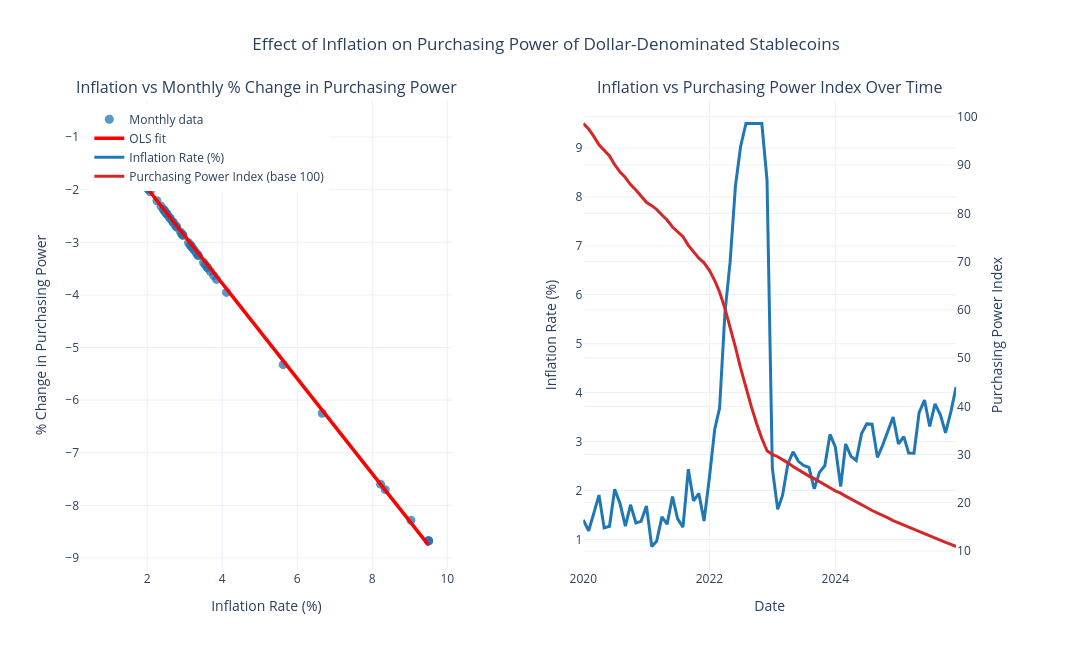

Here is the notebook cell this chart was saved with:
### Markdown cell above
# Effect of Inflation on dollar-denominated Stablecoins

### Code cell
import pandas as pd
import numpy as np
import statsmodels.api as sm
import plotly.graph_objects as go
from plotly.subplots import make_subplots
from statsmodels.stats.diagnostic import het_breuschpagan

# ========================================================
# Python script to analyze the effect of inflation on the
# PURCHASING POWER of dollar-denominated stablecoins
# (USDT, USDC, USDP, etc.)
# using statsmodels (OLS regression + diagnostics)
# VISUALIZATIONS: fully interactive with Plotly
# ========================================================

# ==================== DATA PREPARATION ====================
# Synthetic monthly data (2020–2025) mimicking real US inflation path.
# Dollar-pegged stablecoins maintain $1 nominal value → their real purchasing
# power erodes exactly like holding physical USD cash (no yield assumed here).

np.random.seed(42)

dates = pd.date_range(start='2020-01-01', periods=72, freq='MS')

# Inflation series (monthly % rate, with 2021-2022 spike)
inflation_base = np.linspace(1.2, 3.5, 72)
inflation = inflation_base + np.random.normal(0, 0.4, 72)
inflation[24:36] += [0.5, 1.2, 2.1, 3.4, 4.8, 6.2, 7.1, 8.5, 9.1, 8.7, 7.9, 6.5]
inflation = np.clip(inflation, 0.5, 9.5)

# Compute Price Level Index (CPI-style, base 100)
price_level = 100 * np.cumprod(1 + inflation / 100)

# Purchasing Power Index (base 100 in Jan 2020)
# Formula: PP_t = 100 * (initial_price_level / current_price_level)
purchasing_power = 100 * (100 / price_level)

# Monthly % change in purchasing power (≈ -inflation for small rates)
pp_pct_change = np.concatenate(([np.nan], np.diff(purchasing_power) / purchasing_power[:-1] * 100))

df = pd.DataFrame({
    'date': dates,
    'inflation_rate': inflation,
    'purchasing_power_index': purchasing_power,
    'pp_pct_change': pp_pct_change
})
df.set_index('date', inplace=True)

print("=== Sample Data (first 8 months) ===")
print(df.head(8)[['inflation_rate', 'purchasing_power_index', 'pp_pct_change']])

# ==================== EXPLORATORY ANALYSIS ====================
corr = df['inflation_rate'].corr(df['pp_pct_change'])
print(f"\nPearson correlation (inflation ↔ monthly % change in PP): {corr:.4f}")

# ==================== OLS REGRESSION WITH STATSMODELS ====================
# We regress the monthly % change in purchasing power on the inflation rate.
# Expect coefficient ≈ -1 (each 1% inflation reduces PP by ~1%).

df_reg = df.dropna(subset=['pp_pct_change'])          # drop first NaN
X = sm.add_constant(df_reg['inflation_rate'])
y = df_reg['pp_pct_change']

model = sm.OLS(y, X).fit()

print("\n=== OLS Regression Results (statsmodels) ===")
print(model.summary())

# Key interpretation:
# - coef of inflation_rate ≈ -1.00 → direct 1:1 erosion of purchasing power
# - P>|t| < 0.001 → highly significant effect
# - R-squared is high because the relationship is mathematically driven by inflation

# ==================== DIAGNOSTICS ====================
bp_test = het_breuschpagan(model.resid, model.model.exog)
print(f"\nBreusch-Pagan test p-value: {bp_test[1]:.4f}")
if bp_test[1] < 0.05:
    print("→ Heteroskedasticity detected (common with high-inflation periods)")

# ==================== INTERACTIVE VISUALIZATION WITH PLOTLY ====================
fig = make_subplots(
    rows=1, cols=2,
    subplot_titles=(
        'Inflation vs Monthly % Change in Purchasing Power',
        'Inflation vs Purchasing Power Index Over Time'
    ),
    specs=[[{"secondary_y": False}, {"secondary_y": True}]],
    horizontal_spacing=0.14
)

# === Left chart: Scatter + OLS regression line ===
fig.add_trace(
    go.Scatter(
        x=df_reg['inflation_rate'],
        y=df_reg['pp_pct_change'],
        mode='markers',
        name='Monthly data',
        marker=dict(size=9, color='#1f77b4', opacity=0.75)
    ),
    row=1, col=1
)

fig.add_trace(
    go.Scatter(
        x=df_reg['inflation_rate'],
        y=model.predict(X),
        mode='lines',
        name='OLS fit',
        line=dict(color='red', width=3.5)
    ),
    row=1, col=1
)

# === Right chart: Time series with secondary y-axis ===
fig.add_trace(
    go.Scatter(
        x=df.index,
        y=df['inflation_rate'],
        mode='lines',
        name='Inflation Rate (%)',
        line=dict(color='#1f77b4', width=3)
    ),
    row=1, col=2
)

fig.add_trace(
    go.Scatter(
        x=df.index,
        y=df['purchasing_power_index'],
        mode='lines',
        name='Purchasing Power Index (base 100)',
        line=dict(color='#d62728', width=3)
    ),
    row=1, col=2,
    secondary_y=True
)

# Axis labels
fig.update_xaxes(title_text='Inflation Rate (%)', row=1, col=1)
fig.update_yaxes(title_text='% Change in Purchasing Power', row=1, col=1)

fig.update_xaxes(title_text='Date', row=1, col=2)
fig.update_yaxes(title_text='Inflation Rate (%)', row=1, col=2, secondary_y=False)
fig.update_yaxes(title_text='Purchasing Power Index', row=1, col=2, secondary_y=True)

fig.update_layout(
    height=650,
    width=1300,
    showlegend=True,
    template='plotly_white',
    title_text='Effect of Inflation on Purchasing Power of Dollar-Denominated Stablecoins',
    title_x=0.5,
    legend=dict(yanchor="top", y=0.99, xanchor="left", x=0.01)
)

fig.show()

### Figure 1 — Plotly figure (JSON) as saved in the notebook; plotly's stock layout.template omitted (floating-point values rounded to 4 significant figures)
{"data": [{"marker": {"color": "#1f77b4", "opacity": 0.75, "size": 9}, "mode": "markers", "name": "Monthly data", "type": "scatter", "x": [1.177, 1.524, 1.906, 1.236, 1.268, 2.026, 1.734, 1.271, 1.709, 1.339, 1.37, 1.686, 0.8558, 0.9636, 1.461, 1.313, 1.876, 1.42, 1.251, 2.434, 1.79, 1.94, 1.375, 2.26, 3.254, 3.682, 5.625, 6.667, 8.223, 9.031, 9.5, 9.5, 9.5, 9.5, 8.345, 2.45, 1.615, 1.9, 2.542, 2.791, 2.597, 2.514, 2.473, 2.034, 2.37, 2.506, 3.145, 2.892, 2.082, 2.949, 2.698, 2.614, 3.162, 3.362, 3.354, 2.678, 2.923, 3.211, 3.501, 2.952, 3.102, 2.766, 2.762, 3.598, 3.848, 3.309, 3.772, 3.547, 3.177, 3.612, 4.115], "xaxis": "x", "y": [-1.163, -1.501, -1.871, -1.221, -1.252, -1.986, -1.704, -1.255, -1.68, -1.321, -1.352, -1.658, -0.8486, -0.9544, -1.44, -1.296, -1.842, -1.4, -1.235, -2.376, -1.758, -1.903, -1.357, -2.21, -3.152, -3.551, -5.325, -6.25, -7.598, -8.283, -8.676, -8.676, -8.676, -8.676, -7.703, -2.391, -1.589, -1.864, -2.479, -2.715, -2.531, -2.453, -2.413, -1.993, -2.315, -2.445, -3.049, -2.811, -2.04, -2.865, -2.627, -2.547, -3.065, -3.252, -3.245, -2.609, -2.84, -3.111, -3.383, -2.867, -3.008, -2.691, -2.688, -3.473, -3.706, -3.203, -3.635, -3.426, -3.079, -3.486, -3.953], "yaxis": "y"}, {"line": {"color": "red", "width": 3.5}, "mode": "lines", "name": "OLS fit", "type": "scatter", "x": [1.177, 1.524, 1.906, 1.236, 1.268, 2.026, 1.734, 1.271, 1.709, 1.339, 1.37, 1.686, 0.8558, 0.9636, 1.461, 1.313, 1.876, 1.42, 1.251, 2.434, 1.79, 1.94, 1.375, 2.26, 3.254, 3.682, 5.625, 6.667, 8.223, 9.031, 9.5, 9.5, 9.5, 9.5, 8.345, 2.45, 1.615, 1.9, 2.542, 2.791, 2.597, 2.514, 2.473, 2.034, 2.37, 2.506, 3.145, 2.892, 2.082, 2.949, 2.698, 2.614, 3.162, 3.362, 3.354, 2.678, 2.923, 3.211, 3.501, 2.952, 3.102, 2.766, 2.762, 3.598, 3.848, 3.309, 3.772, 3.547, 3.177, 3.612, 4.115], "xaxis": "x", "y": [-1.227, -1.541, -1.887, -1.28, -1.31, -1.995, -1.731, -1.312, -1.708, -1.373, -1.402, -1.687, -0.9366, -1.034, -1.484, -1.35, -1.86, -1.447, -1.294, -2.364, -1.782, -1.917, -1.406, -2.206, -3.106, -3.493, -5.25, -6.193, -7.6, -8.331, -8.756, -8.756, -8.756, -8.756, -7.711, -2.378, -1.623, -1.881, -2.462, -2.687, -2.511, -2.437, -2.399, -2.002, -2.306, -2.429, -3.008, -2.779, -2.046, -2.83, -2.603, -2.527, -3.022, -3.203, -3.196, -2.585, -2.806, -3.067, -3.33, -2.833, -2.968, -2.664, -2.661, -3.417, -3.643, -3.156, -3.574, -3.371, -3.036, -3.43, -3.885], "yaxis": "y"}, {"line": {"color": "#1f77b4", "width": 3}, "mode": "lines", "name": "Inflation Rate (%)", "type": "scatter", "x": ["2020-01-01T00:00:00.000000", "2020-02-01T00:00:00.000000", "2020-03-01T00:00:00.000000", "2020-04-01T00:00:00.000000", "2020-05-01T00:00:00.000000", "2020-06-01T00:00:00.000000", "2020-07-01T00:00:00.000000", "2020-08-01T00:00:00.000000", "2020-09-01T00:00:00.000000", "2020-10-01T00:00:00.000000", "2020-11-01T00:00:00.000000", "2020-12-01T00:00:00.000000", "2021-01-01T00:00:00.000000", "2021-02-01T00:00:00.000000", "2021-03-01T00:00:00.000000", "2021-04-01T00:00:00.000000", "2021-05-01T00:00:00.000000", "2021-06-01T00:00:00.000000", "2021-07-01T00:00:00.000000", "2021-08-01T00:00:00.000000", "2021-09-01T00:00:00.000000", "2021-10-01T00:00:00.000000", "2021-11-01T00:00:00.000000", "2021-12-01T00:00:00.000000", "2022-01-01T00:00:00.000000", "2022-02-01T00:00:00.000000", "2022-03-01T00:00:00.000000", "2022-04-01T00:00:00.000000", "2022-05-01T00:00:00.000000", "2022-06-01T00:00:00.000000", "2022-07-01T00:00:00.000000", "2022-08-01T00:00:00.000000", "2022-09-01T00:00:00.000000", "2022-10-01T00:00:00.000000", "2022-11-01T00:00:00.000000", "2022-12-01T00:00:00.000000", "2023-01-01T00:00:00.000000", "2023-02-01T00:00:00.000000", "2023-03-01T00:00:00.000000", "2023-04-01T00:00:00.000000", "2023-05-01T00:00:00.000000", "2023-06-01T00:00:00.000000", "2023-07-01T00:00:00.000000", "2023-08-01T00:00:00.000000", "2023-09-01T00:00:00.000000", "2023-10-01T00:00:00.000000", "2023-11-01T00:00:00.000000", "2023-12-01T00:00:00.000000", "2024-01-01T00:00:00.000000", "2024-02-01T00:00:00.000000", "2024-03-01T00:00:00.000000", "2024-04-01T00:00:00.000000", "2024-05-01T00:00:00.000000", "2024-06-01T00:00:00.000000", "2024-07-01T00:00:00.000000", "2024-08-01T00:00:00.000000", "2024-09-01T00:00:00.000000", "2024-10-01T00:00:00.000000", "2024-11-01T00:00:00.000000", "2024-12-01T00:00:00.000000", "2025-01-01T00:00:00.000000", "2025-02-01T00:00:00.000000", "2025-03-01T00:00:00.000000", "2025-04-01T00:00:00.000000", "2025-05-01T00:00:00.000000", "2025-06-01T00:00:00.000000", "2025-07-01T00:00:00.000000", "2025-08-01T00:00:00.000000", "2025-09-01T00:00:00.000000", "2025-10-01T00:00:00.000000", "2025-11-01T00:00:00.000000", "2025-12-01T00:00:00.000000"], "xaxis": "x2", "y": [1.399, 1.177, 1.524, 1.906, 1.236, 1.268, 2.026, 1.734, 1.271, 1.709, 1.339, 1.37, 1.686, 0.8558, 0.9636, 1.461, 1.313, 1.876, 1.42, 1.251, 2.434, 1.79, 1.94, 1.375, 2.26, 3.254, 3.682, 5.625, 6.667, 8.223, 9.031, 9.5, 9.5, 9.5, 9.5, 8.345, 2.45, 1.615, 1.9, 2.542, 2.791, 2.597, 2.514, 2.473, 2.034, 2.37, 2.506, 3.145, 2.892, 2.082, 2.949, 2.698, 2.614, 3.162, 3.362, 3.354, 2.678, 2.923, 3.211, 3.501, 2.952, 3.102, 2.766, 2.762, 3.598, 3.848, 3.309, 3.772, 3.547, 3.177, 3.612, 4.115], "yaxis": "y2"}, {"line": {"color": "#d62728", "width": 3}, "mode": "lines", "name": "Purchasing Power Index (base 100)", "type": "scatter", "x": ["2020-01-01T00:00:00.000000", "2020-02-01T00:00:00.000000", "2020-03-01T00:00:00.000000", "2020-04-01T00:00:00.000000", "2020-05-01T00:00:00.000000", "2020-06-01T00:00:00.000000", "2020-07-01T00:00:00.000000", "2020-08-01T00:00:00.000000", "2020-09-01T00:00:00.000000", "2020-10-01T00:00:00.000000", "2020-11-01T00:00:00.000000", "2020-12-01T00:00:00.000000", "2021-01-01T00:00:00.000000", "2021-02-01T00:00:00.000000", "2021-03-01T00:00:00.000000", "2021-04-01T00:00:00.000000", "2021-05-01T00:00:00.000000", "2021-06-01T00:00:00.000000", "2021-07-01T00:00:00.000000", "2021-08-01T00:00:00.000000", "2021-09-01T00:00:00.000000", "2021-10-01T00:00:00.000000", "2021-11-01T00:00:00.000000", "2021-12-01T00:00:00.000000", "2022-01-01T00:00:00.000000", "2022-02-01T00:00:00.000000", "2022-03-01T00:00:00.000000", "2022-04-01T00:00:00.000000", "2022-05-01T00:00:00.000000", "2022-06-01T00:00:00.000000", "2022-07-01T00:00:00.000000", "2022-08-01T00:00:00.000000", "2022-09-01T00:00:00.000000", "2022-10-01T00:00:00.000000", "2022-11-01T00:00:00.000000", "2022-12-01T00:00:00.000000", "2023-01-01T00:00:00.000000", "2023-02-01T00:00:00.000000", "2023-03-01T00:00:00.000000", "2023-04-01T00:00:00.000000", "2023-05-01T00:00:00.000000", "2023-06-01T00:00:00.000000", "2023-07-01T00:00:00.000000", "2023-08-01T00:00:00.000000", "2023-09-01T00:00:00.000000", "2023-10-01T00:00:00.000000", "2023-11-01T00:00:00.000000", "2023-12-01T00:00:00.000000", "2024-01-01T00:00:00.000000", "2024-02-01T00:00:00.000000", "2024-03-01T00:00:00.000000", "2024-04-01T00:00:00.000000", "2024-05-01T00:00:00.000000", "2024-06-01T00:00:00.000000", "2024-07-01T00:00:00.000000", "2024-08-01T00:00:00.000000", "2024-09-01T00:00:00.000000", "2024-10-01T00:00:00.000000", "2024-11-01T00:00:00.000000", "2024-12-01T00:00:00.000000", "2025-01-01T00:00:00.000000", "2025-02-01T00:00:00.000000", "2025-03-01T00:00:00.000000", "2025-04-01T00:00:00.000000", "2025-05-01T00:00:00.000000", "2025-06-01T00:00:00.000000", "2025-07-01T00:00:00.000000", "2025-08-01T00:00:00.000000", "2025-09-01T00:00:00.000000", "2025-10-01T00:00:00.000000", "2025-11-01T00:00:00.000000", "2025-12-01T00:00:00.000000"], "xaxis": "x2", "y": [98.62, 97.47, 96.01, 94.21, 93.06, 91.9, 90.07, 88.54, 87.43, 85.96, 84.82, 83.68, 82.29, 81.59, 80.81, 79.65, 78.62, 77.17, 76.09, 75.15, 73.36, 72.07, 70.7, 69.74, 68.2, 66.05, 63.71, 60.31, 56.54, 52.25, 47.92, 43.76, 39.97, 36.5, 33.33, 30.76, 30.03, 29.55, 29.0, 28.28, 27.51, 26.82, 26.16, 25.53, 25.02, 24.44, 23.84, 23.12, 22.47, 22.01, 21.38, 20.82, 20.29, 19.66, 19.02, 18.41, 17.93, 17.42, 16.88, 16.3, 15.84, 15.36, 14.95, 14.55, 14.04, 13.52, 13.09, 12.61, 12.18, 11.8, 11.39, 10.94], "yaxis": "y3"}], "layout": {"annotations": [{"font": {"size": 16}, "showarrow": false, "text": "Inflation vs Monthly % Change in Purchasing Power", "x": 0.2, "xanchor": "center", "xref": "paper", "y": 1, "yanchor": "bottom", "yref": "paper"}, {"font": {"size": 16}, "showarrow": false, "text": "Inflation vs Purchasing Power Index Over Time", "x": 0.74, "xanchor": "center", "xref": "paper", "y": 1, "yanchor": "bottom", "yref": "paper"}], "height": 650, "legend": {"x": 0.01, "xanchor": "left", "y": 0.99, "yanchor": "top"}, "showlegend": true, "title": {"text": "Effect of Inflation on Purchasing Power of Dollar-Denominated Stablecoins", "x": 0.5}, "width": 1300, "xaxis": {"anchor": "y", "domain": [0, 0.4], "title": {"text": "Inflation Rate (%)"}}, "xaxis2": {"anchor": "y2", "domain": [0.54, 0.94], "title": {"text": "Date"}}, "yaxis": {"anchor": "x", "domain": [0, 1], "title": {"text": "% Change in Purchasing Power"}}, "yaxis2": {"anchor": "x2", "domain": [0, 1], "title": {"text": "Inflation Rate (%)"}}, "yaxis3": {"anchor": "x2", "overlaying": "y2", "side": "right", "title": {"text": "Purchasing Power Index"}}}}
